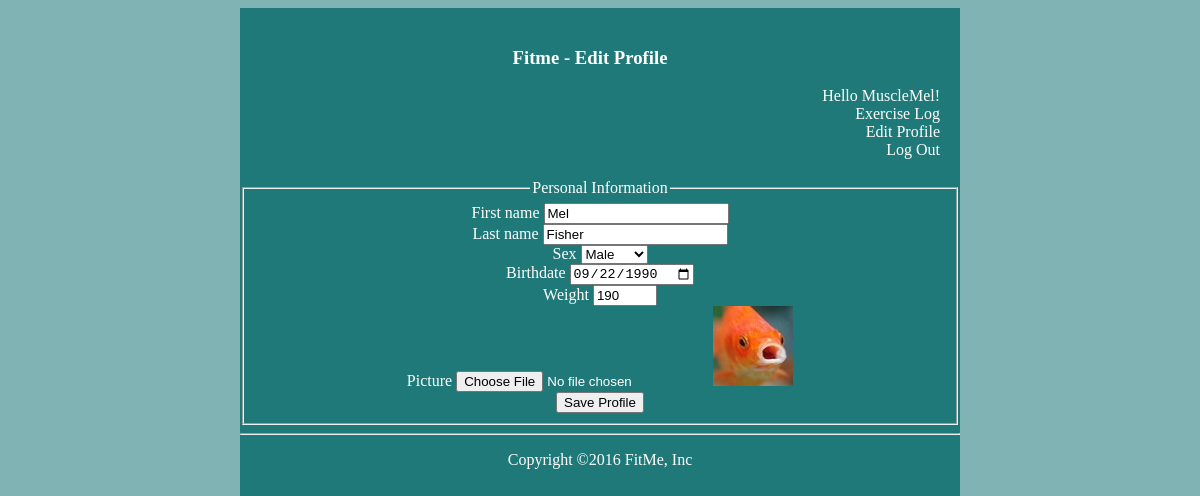
Screenshot of /editprofile.php (signed in) with the database file from the repository.
### tables this page shows
CREATE TABLE `exercise_user` (
  `user_id` int(11) NOT NULL AUTO_INCREMENT,
  `username` varchar(30) NOT NULL,
  `password` varchar(40) DEFAULT NULL,
  `first_name` varchar(20) NOT NULL,
  `last_name` varchar(20) NOT NULL,
  `sex` char(1) DEFAULT NULL,
  `birthdate` date NOT NULL,
  `weight` int(11) DEFAULT NULL,
  `picture` varchar(50) DEFAULT NULL,
  `join_date` timestamp NOT NULL DEFAULT CURRENT_TIMESTAMP ON UPDATE CURRENT_TIMESTAMP,
  PRIMARY KEY (`user_id`)
);

### editprofile.php (the view, shortened to what this page needs)
<?php
    require_once('header.php');
    require_once('navmenu.php');
    $dbc = mysqli_connect(DB_HOST, DB_USER, DB_PASSWORD, DB_NAME);
    if (isset($_POST['submit'])) {
        $first_name = mysqli_real_escape_string($dbc, trim($_POST['firstname']));
        $last_name = mysqli_real_escape_string($dbc, trim($_POST['lastname']));
        $sex = mysqli_real_escape_string($dbc, trim($_POST['sex']));
        $birthdate = mysqli_real_escape_string($dbc, trim($_POST['birthdate']));
        $weight = mysqli_real_escape_string($dbc, trim($_POST['weight']));
        $old_picture = mysqli_real_escape_string($dbc, trim($_POST['old_picture']));
        $new_picture = mysqli_real_escape_string($dbc, trim($_FILES['new_picture']['name']));
        $new_picture_type = $_FILES['new_picture']['type'];
        $new_picture_size = $_FILES['new_picture']['size'];
        if (!empty($new_picture)) {
            list($new_picture_width, $new_picture_height) = getimagesize($_FILES['new_picture']['tmp_name']);
        }
        $error = false;
        if (!empty($new_picture)) {
            if ((($new_picture_type == 'image/gif') || ($new_picture_type == 'image/jpeg') || ($new_picture_type == 'image/pjpeg') ||
                ($new_picture_type == 'image/png')) && ($new_picture_size > 0) && ($new_picture_size <= MM_MAXFILESIZE) &&
                ($new_picture_width <= MM_MAXIMGWIDTH) && ($new_picture_height <= MM_MAXIMGHEIGHT)) {
                if ($_FILES['file']['error'] == 0) {
                    $target = MM_UPLOADPATH . basename($new_picture);
                    if (move_uploaded_file($_FILES['new_picture']['tmp_name'], $target)) {
                        if (!empty($old_picture) && ($old_picture != $new_picture)) {
                          @unlink(MM_UPLOADPATH . $old_picture);
                        }
                    } else {
                        @unlink($_FILES['new_picture']['tmp_name']);
                        $error = true;
                        echo '<p class="error">Sorry, there was a problem uploading your picture.</p>';
                    }
                }
            } else {
                @unlink($_FILES['new_picture']['tmp_name']);
                $error = true;
                echo '<p class="error">Your picture must be a GIF, JPEG, or PNG image file no greater than ' . (MM_MAXFILESIZE / 1024) .
                        ' KB and ' . MM_MAXIMGWIDTH . 'x' . MM_MAXIMGHEIGHT . ' pixels in size.</p>';
            }
        }
        if (!$error) {
            if (!empty($first_name) && !empty($last_name) && !empty($sex) && !empty($birthdate) && !empty($weight)) {
                if (!empty($new_picture)) {
                  $query = "UPDATE exercise_user SET first_name = '$first_name', last_name = '$last_name', sex = '$sex', " .
                    " birthdate = '$birthdate', weight = '$weight', picture = '$new_picture' WHERE user_id = '" . $_SESSION['user_id'] . "'";
                } else {
                      $query = "UPDATE exercise_user SET first_name = '$first_name', last_name = '$last_name', sex = '$sex', " .
                        " birthdate = '$birthdate', weight = '$weight' WHERE user_id = '" . $_SESSION['user_id'] . "'";
                }
                mysqli_query($dbc, $query);
                echo '<p>Your profile has been successfully updated. Would you like to <a href="index.php">view your profile</a>?</p>';
                mysqli_close($dbc);
                exit();
            } else {
                echo '<p class="error">You must enter all of the profile data (the picture is optional).</p>';
            }
        }
    } else {
        $query = "SELECT first_name, last_name, sex, birthdate, weight, picture FROM exercise_user WHERE user_id = '" . $_SESSION['user_id'] . "'";
        $data = mysqli_query($dbc, $query);
        $row = mysqli_fetch_array($data);
        if ($row != NULL) {
            $first_name = $row['first_name'];
            $last_name = $row['last_name'];
            $sex = $row['sex'];
            $birthdate = $row['birthdate'];
            $weight = $row['weight'];
            $old_picture = $row['picture'];
        } else {
            echo '<p class="error">There was a problem accessing your profile.</p>';
        }
    }
?>
  <form enctype="multipart/form-data" method="post" action="<?php echo $_SERVER['PHP_SELF']; ?>">
    <fieldset>
      <legend>Personal Information</legend>
      <label for="firstname">First name</label>
      <input type="text" id="firstname" name="firstname" value="<?php if (!empty($first_name)) echo $first_name; ?>" /><br />
      <label for="lastname">Last name</label>
      <input type="text" id="lastname" name="lastname" value="<?php if (!empty($last_name)) echo $last_name; ?>" /><br />
      <label for="sex">Sex</label>
      <select id="sex" name="sex">
        <option value="M" <?php if (!empty($sex) && $sex == 'M') echo 'selected = "selected"'; ?>>Male</option>
      </select><br />
      <label for="birthdate">Birthdate</label>
      <input type="date" name="birthdate" value="<?php if (!empty($birthdate)) echo $birthdate; ?>" /><br />
      <label for="weight">Weight</label>
      <input type="number" name="weight" min="75" max="999" value="<?php if (!empty($weight)) echo $weight; ?>" /><br />
      <label for="new_picture">Picture</label>
      <input type="file" id="new_picture" name="new_picture" />
      <?php if (!empty($old_picture)) {
          echo '<img class="profile" src="' . MM_UPLOADPATH . $old_picture . '" alt="Profile Picture" />';
      } ?>
        <br />
        <input type="submit" value="Save Profile" name="submit" />
    </fieldset>
  </form>
<?php
    require_once('footer.php');
?>

### style.css (style rules this page uses)
body { margin-right: 20%; margin-left: 20%; font-family: tahoma; color: white; background-color: #80b3b3; padding: 0%; }

### rows the page displays
exercise_user: firstname "Mel", lastname "Fisher", sex "Male", birthdate "09/22/1990", weight "190", picture (picture)

### other values shown
$page_title "Edit Profile"
$_SESSION['username'] "MuscleMel"
